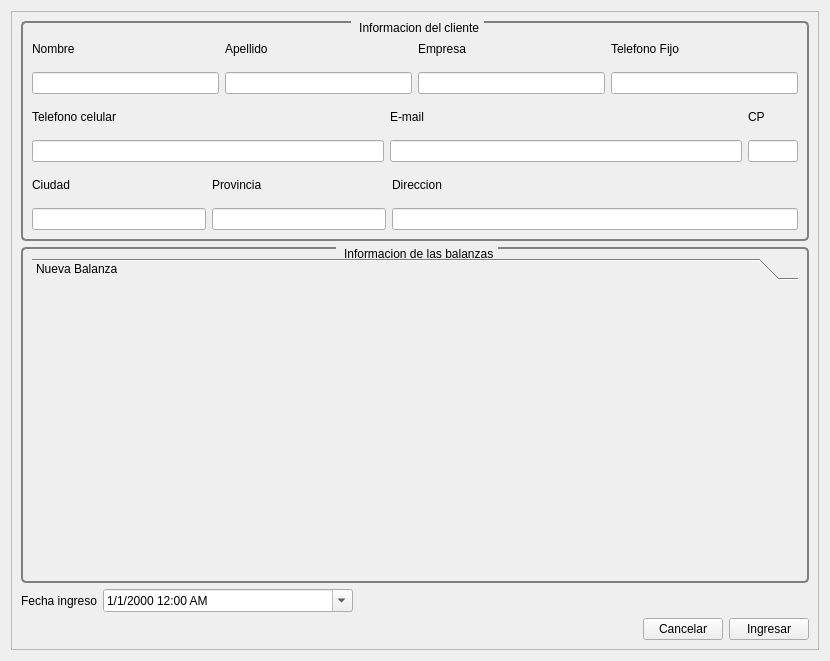
<?xml version="1.0" encoding="UTF-8"?>
<ui version="4.0">
 <class>nuevoIngreso</class>
 <widget class="QWidget" name="nuevoIngreso">
  <property name="geometry">
   <rect>
    <x>0</x>
    <y>0</y>
    <width>830</width>
    <height>661</height>
   </rect>
  </property>
  <property name="windowTitle">
   <string>Form</string>
  </property>
  <layout class="QVBoxLayout" name="verticalLayout_8">
   <item>
    <widget class="QScrollArea" name="scrollArea">
     <property name="widgetResizable">
      <bool>true</bool>
     </property>
     <widget class="QWidget" name="scrollAreaWidgetContents">
      <property name="geometry">
       <rect>
        <x>0</x>
        <y>0</y>
        <width>810</width>
        <height>641</height>
       </rect>
      </property>
      <layout class="QVBoxLayout" name="verticalLayout">
       <item>
        <layout class="QVBoxLayout" name="verticalLayout_4">
         <item>
          <widget class="QGroupBox" name="gbCliente">
           <property name="minimumSize">
            <size>
             <width>0</width>
             <height>220</height>
            </size>
           </property>
           <property name="sizeIncrement">
            <size>
             <width>0</width>
             <height>0</height>
            </size>
           </property>
           <property name="styleSheet">
            <string notr="true"> QGroupBox {
     background-color: qlineargradient(x1: 0, y1: 0, x2: 0, y2: 1,
                                       stop: 0 #E0E0E0 , stop: 1 #FFFFFF);
     border: 2px solid gray;
     border-radius: 5px;
     margin-top: 1ex; /* leave space at the top for the title */
 }

 QGroupBox::title {
     subcontrol-origin: margin;
     subcontrol-position: top center; /* position at the top center */
     padding: 0 3px;
     background-color: qlineargradient(x1: 0, y1: 0, x2: 0, y2: 1,
                                       stop: 0 #E0E0E0 , stop: 1 #FFFFFF);
 }</string>
           </property>
           <property name="title">
            <string> Informacion del cliente</string>
           </property>
           <layout class="QHBoxLayout" name="horizontalLayout_7">
            <item>
             <layout class="QVBoxLayout" name="verticalLayout_13">
              <item>
               <layout class="QHBoxLayout" name="horizontalLayout_4">
                <item>
                 <layout class="QVBoxLayout" name="verticalLayout_2">
                  <item>
                   <widget class="QLabel" name="label">
                    <property name="text">
                     <string>Nombre</string>
                    </property>
                   </widget>
                  </item>
                  <item>
                   <widget class="QLineEdit" name="leNombre"/>
                  </item>
                 </layout>
                </item>
                <item>
                 <layout class="QVBoxLayout" name="verticalLayout_3">
                  <item>
                   <widget class="QLabel" name="label_2">
                    <property name="text">
                     <string>Apellido</string>
                    </property>
                   </widget>
                  </item>
                  <item>
                   <widget class="QLineEdit" name="leApellido"/>
                  </item>
                 </layout>
                </item>
                <item>
                 <layout class="QVBoxLayout" name="verticalLayout_14">
                  <item>
                   <widget class="QLabel" name="label_8">
                    <property name="text">
                     <string>Empresa</string>
                    </property>
                   </widget>
                  </item>
                  <item>
                   <widget class="QLineEdit" name="leEmpresa"/>
                  </item>
                 </layout>
                </item>
                <item>
                 <layout class="QVBoxLayout" name="verticalLayout_11">
                  <item>
                   <widget class="QLabel" name="label_3">
                    <property name="text">
                     <string>Telefono Fijo</string>
                    </property>
                   </widget>
                  </item>
                  <item>
                   <widget class="QLineEdit" name="leTelefonoFijo"/>
                  </item>
                 </layout>
                </item>
               </layout>
              </item>
              <item>
               <layout class="QHBoxLayout" name="horizontalLayout_5">
                <item>
                 <layout class="QVBoxLayout" name="verticalLayout_10">
                  <item>
                   <widget class="QLabel" name="label_16">
                    <property name="text">
                     <string>Telefono celular</string>
                    </property>
                   </widget>
                  </item>
                  <item>
                   <widget class="QLineEdit" name="leTelefonoCelular"/>
                  </item>
                 </layout>
                </item>
                <item>
                 <layout class="QVBoxLayout" name="verticalLayout_5" stretch="0,0">
                  <item>
                   <widget class="QLabel" name="label_5">
                    <property name="text">
                     <string>E-mail</string>
                    </property>
                   </widget>
                  </item>
                  <item>
                   <widget class="QLineEdit" name="leEmail">
                    <property name="minimumSize">
                     <size>
                      <width>300</width>
                      <height>0</height>
                     </size>
                    </property>
                   </widget>
                  </item>
                 </layout>
                </item>
                <item>
                 <layout class="QVBoxLayout" name="verticalLayout_9">
                  <property name="spacing">
                   <number>6</number>
                  </property>
                  <property name="sizeConstraint">
                   <enum>QLayout::SetMinimumSize</enum>
                  </property>
                  <item>
                   <widget class="QLabel" name="label_7">
                    <property name="sizePolicy">
                     <sizepolicy hsizetype="Minimum" vsizetype="Preferred">
                      <horstretch>0</horstretch>
                      <verstretch>0</verstretch>
                     </sizepolicy>
                    </property>
                    <property name="maximumSize">
                     <size>
                      <width>30</width>
                      <height>16777215</height>
                     </size>
                    </property>
                    <property name="text">
                     <string>CP</string>
                    </property>
                   </widget>
                  </item>
                  <item>
                   <widget class="QLineEdit" name="leCp">
                    <property name="sizePolicy">
                     <sizepolicy hsizetype="Minimum" vsizetype="Fixed">
                      <horstretch>0</horstretch>
                      <verstretch>0</verstretch>
                     </sizepolicy>
                    </property>
                    <property name="maximumSize">
                     <size>
                      <width>50</width>
                      <height>16777215</height>
                     </size>
                    </property>
                   </widget>
                  </item>
                 </layout>
                </item>
               </layout>
              </item>
              <item>
               <layout class="QHBoxLayout" name="horizontalLayout_6">
                <item>
                 <layout class="QVBoxLayout" name="verticalLayout_6">
                  <item>
                   <widget class="QLabel" name="lCiudad">
                    <property name="text">
                     <string>Ciudad</string>
                    </property>
                   </widget>
                  </item>
                  <item>
                   <widget class="QLineEdit" name="leCiudad"/>
                  </item>
                 </layout>
                </item>
                <item>
                 <layout class="QVBoxLayout" name="verticalLayout_7">
                  <item>
                   <widget class="QLabel" name="label_4">
                    <property name="text">
                     <string>Provincia</string>
                    </property>
                   </widget>
                  </item>
                  <item>
                   <widget class="QLineEdit" name="leProvincia"/>
                  </item>
                 </layout>
                </item>
                <item>
                 <layout class="QVBoxLayout" name="verticalLayout_12">
                  <item>
                   <widget class="QLabel" name="label_6">
                    <property name="text">
                     <string>Direccion</string>
                    </property>
                   </widget>
                  </item>
                  <item>
                   <widget class="QLineEdit" name="leDireccion">
                    <property name="minimumSize">
                     <size>
                      <width>406</width>
                      <height>0</height>
                     </size>
                    </property>
                   </widget>
                  </item>
                 </layout>
                </item>
               </layout>
              </item>
             </layout>
            </item>
           </layout>
          </widget>
         </item>
         <item>
          <widget class="QGroupBox" name="gbBalanzas">
           <property name="font">
            <font>
             <underline>false</underline>
             <strikeout>false</strikeout>
            </font>
           </property>
           <property name="styleSheet">
            <string notr="true"> QGroupBox {
     background-color: qlineargradient(x1: 0, y1: 0, x2: 0, y2: 1,
                                       stop: 0 #E0E0E0, stop: 1 #FFFFFF);
     border: 2px solid gray;
     border-radius: 5px;
     margin-top: 1ex; /* leave space at the top for the title */
 }

 QGroupBox::title {
     subcontrol-origin: margin;
     subcontrol-position: top center; /* position at the top center */
     padding: 0 3px;
     background-color: qlineargradient(x1: 0, y1: 0, x2: 0, y2: 1,
                                       stop: 0 #E0E0E0, stop: 1 #FFFFFF);
 }</string>
           </property>
           <property name="title">
            <string> Informacion de las balanzas</string>
           </property>
           <layout class="QHBoxLayout" name="horizontalLayout">
            <item>
             <widget class="QToolBox" name="tbBalanzas">
              <property name="sizePolicy">
               <sizepolicy hsizetype="Preferred" vsizetype="Expanding">
                <horstretch>0</horstretch>
                <verstretch>0</verstretch>
               </sizepolicy>
              </property>
              <property name="styleSheet">
               <string notr="true"/>
              </property>
              <property name="currentIndex">
               <number>0</number>
              </property>
              <widget class="QWidget" name="page_2">
               <property name="geometry">
                <rect>
                 <x>0</x>
                 <y>0</y>
                 <width>768</width>
                 <height>264</height>
                </rect>
               </property>
               <attribute name="label">
                <string>Nueva Balanza</string>
               </attribute>
              </widget>
             </widget>
            </item>
           </layout>
          </widget>
         </item>
         <item>
          <layout class="QHBoxLayout" name="horizontalLayout_3">
           <item>
            <widget class="QLabel" name="label_12">
             <property name="text">
              <string>Fecha ingreso</string>
             </property>
            </widget>
           </item>
           <item>
            <widget class="QDateTimeEdit" name="dateTimeEdit">
             <property name="sizePolicy">
              <sizepolicy hsizetype="Minimum" vsizetype="Fixed">
               <horstretch>0</horstretch>
               <verstretch>0</verstretch>
              </sizepolicy>
             </property>
             <property name="minimumSize">
              <size>
               <width>250</width>
               <height>0</height>
              </size>
             </property>
             <property name="displayFormat">
              <string>d/M/yyyy h:mm AP</string>
             </property>
             <property name="calendarPopup">
              <bool>true</bool>
             </property>
            </widget>
           </item>
           <item>
            <spacer name="horizontalSpacer">
             <property name="orientation">
              <enum>Qt::Horizontal</enum>
             </property>
             <property name="sizeType">
              <enum>QSizePolicy::Expanding</enum>
             </property>
             <property name="sizeHint" stdset="0">
              <size>
               <width>50</width>
               <height>20</height>
              </size>
             </property>
            </spacer>
           </item>
          </layout>
         </item>
         <item>
          <layout class="QHBoxLayout" name="horizontalLayout_2">
           <item>
            <spacer name="horizontalSpacer_2">
             <property name="orientation">
              <enum>Qt::Horizontal</enum>
             </property>
             <property name="sizeHint" stdset="0">
              <size>
               <width>40</width>
               <height>20</height>
              </size>
             </property>
            </spacer>
           </item>
           <item>
            <widget class="QPushButton" name="pbCancelar">
             <property name="text">
              <string>Cancelar</string>
             </property>
            </widget>
           </item>
           <item>
            <widget class="QPushButton" name="pbIngresar">
             <property name="text">
              <string>Ingresar</string>
             </property>
            </widget>
           </item>
          </layout>
         </item>
        </layout>
       </item>
      </layout>
     </widget>
    </widget>
   </item>
  </layout>
 </widget>
 <tabstops>
  <tabstop>leNombre</tabstop>
  <tabstop>leApellido</tabstop>
  <tabstop>leEmpresa</tabstop>
  <tabstop>leTelefonoFijo</tabstop>
  <tabstop>leTelefonoCelular</tabstop>
  <tabstop>leEmail</tabstop>
  <tabstop>leCp</tabstop>
  <tabstop>leCiudad</tabstop>
  <tabstop>leProvincia</tabstop>
  <tabstop>leDireccion</tabstop>
  <tabstop>pbIngresar</tabstop>
  <tabstop>pbCancelar</tabstop>
  <tabstop>dateTimeEdit</tabstop>
  <tabstop>scrollArea</tabstop>
 </tabstops>
 <resources/>
 <connections/>
</ui>
